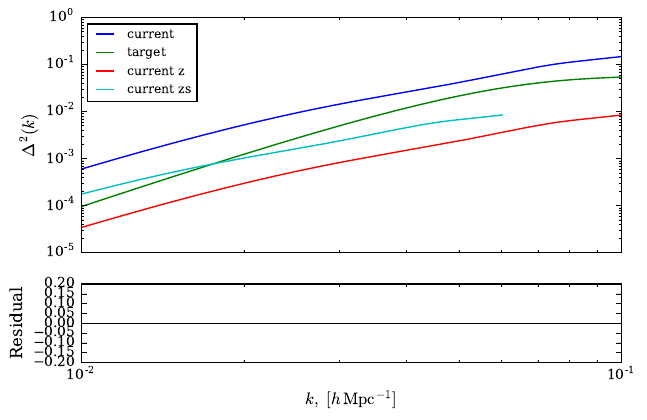

Write Python code to recreate this figure.
import matplotlib.pylab        as plt
import matplotlib.pyplot as pl
from   matplotlib.font_manager import FontProperties
from   matplotlib.ticker       import ScalarFormatter
from   matplotlib.ticker       import FixedFormatter
import pylab                   as pl
import numpy                   as np
import math, os, sys
import glob, pickle
from scipy import interpolate

formatter = ScalarFormatter(useMathText=True)
formatter.set_scientific(True)
formatter.set_powerlimits((-3,3))

fig_width_pt  = 504.0 # Get this from LaTex using \the\columnwidth                                               
                                                                                                                                                                                                                                            
inches_per_pt = 1.0/72.27

golden_mean  = 1.0
golden_mean *= (np.sqrt(5)-1.0)/2.0

fig_width  = fig_width_pt*inches_per_pt # width in inches                                              
                                                                                                                                                                                                                                            
fig_height = fig_width*golden_mean # height in inches                                          
                                                                                                                                                                                                                                            
fig_size   = [fig_width, fig_height]
params     = {'axes.labelsize':12,
              'font.size':12,
              'legend.fontsize':9,
              'xtick.labelsize':10.0,
              'ytick.labelsize':10.0,
              'figure.figsize':fig_size,
              'font.family': 'serif'}
pl.rcParams.update(params)
pl.clf()
pl.figure()

fig = pl.figure()

axes = pl.Axes(fig, [.2, .2, .7, .7])
fig.add_axes(axes)

axes.xaxis.set_major_formatter(formatter)
axes.yaxis.set_major_formatter(formatter)

#END FANCY PLOT ----------------------------------------------

	
data_current = np.loadtxt("./delsq_current.dat")
data_target = np.loadtxt("./delsq_target.dat")
data_current_z = np.loadtxt("./delsq_current_z.dat")
data_current_zs = np.loadtxt("./delsq_current_zs.dat")



f, axarr = pl.subplots(2, sharex=True, gridspec_kw = {'height_ratios':[3, 1]})
axarr[0].set_xscale("log")
axarr[0].set_yscale("log")


axarr[0].plot(data_current[:,0], data_current[:,1], label="current")

axarr[0].plot(data_target[:,0], data_target[:,1], label="target")

axarr[0].plot(data_current_z[:,0], data_current_z[:,1], label="current z")

axarr[0].plot(data_current_zs[:,0], data_current_zs[:,1], label="current zs")

residuals = np.divide(data_current_zs[:,1], data_target[:,1]) - 1.0

axarr[0].legend(loc="best")
#axarr[0].set_ylim(0.0,2.3e3)
#axarr[0].set_xlim(kmin, kmax)
axarr[0].set_ylabel(r"$\Delta^{2}(k)$")

axarr[1].set_xscale("log")
axarr[1].plot(data_target[:,0], residuals, label="absolute fractional difference")

axarr[1].set_ylim(-0.2, 0.2)
axarr[0].set_xlim(0.01, 0.1)
axarr[1].axhline(y=0.0, ls="-", lw=0.5, color="k")

axarr[1].set_ylabel("Residual")

'''
ax = pl.subplot(111)
ax.set_xscale("log")
ax.set_yscale("log")

pl.errorbar(ks, mean, yerr=err_on_mean, label="monopole")
pl.plot(data_model[:,0], data_model[:,1], label="model monopole")
#pl.plot(data_model_nospline[:,0], data_model_nospline[:,1] + inv_dens, label="model without cubic spline")

pl.legend(loc="best")


pl.ylim(5e2,2e4)
pl.xlim(0.015, 0.65)
'''

pl.xlabel(r"$k, \ [h \, \rm{Mpc} ^{-1}]$")


pl.savefig("./delsq_plot.pdf", bbox_inches='tight')


